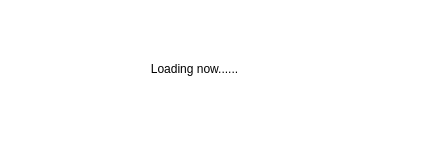
<?xml version="1.0" encoding="UTF-8"?>
<ui version="4.0">
 <class>Waiting</class>
 <widget class="QDialog" name="Waiting">
  <property name="geometry">
   <rect>
    <x>0</x>
    <y>0</y>
    <width>431</width>
    <height>153</height>
   </rect>
  </property>
  <property name="windowTitle">
   <string>Dialog</string>
  </property>
  <property name="styleSheet">
   <string notr="true">#Waiting { 
	background-color: rgb(255, 255, 255);
} 
#Waiting * { 
border-image:url(); 
}</string>
  </property>
  <widget class="QLabel" name="label">
   <property name="geometry">
    <rect>
     <x>140</x>
     <y>60</y>
     <width>109</width>
     <height>17</height>
    </rect>
   </property>
   <property name="text">
    <string>Loading now......</string>
   </property>
   <property name="alignment">
    <set>Qt::AlignCenter</set>
   </property>
  </widget>
 </widget>
 <resources/>
 <connections/>
</ui>
